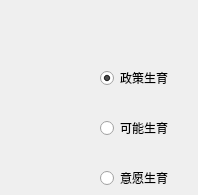
           <widget class="QWidget" name="tab_3">
            <attribute name="title">
             <string>政策实现程度估计法选择</string>
            </attribute>
            <widget class="QRadioButton" name="radioButton_64">
             <property name="geometry">
              <rect>
               <x>100</x>
               <y>70</y>
               <width>89</width>
               <height>16</height>
              </rect>
             </property>
             <property name="text">
              <string>政策生育</string>
             </property>
             <property name="checked">
              <bool>true</bool>
             </property>
            </widget>
            <widget class="QRadioButton" name="radioButton_65">
             <property name="geometry">
              <rect>
               <x>100</x>
               <y>120</y>
               <width>89</width>
               <height>16</height>
              </rect>
             </property>
             <property name="text">
              <string>可能生育</string>
             </property>
             <property name="checked">
              <bool>false</bool>
             </property>
            </widget>
            <widget class="QRadioButton" name="radioButton_66">
             <property name="geometry">
              <rect>
               <x>100</x>
               <y>170</y>
               <width>89</width>
               <height>16</height>
              </rect>
             </property>
             <property name="text">
              <string>意愿生育</string>
             </property>
            </widget>
           </widget>
